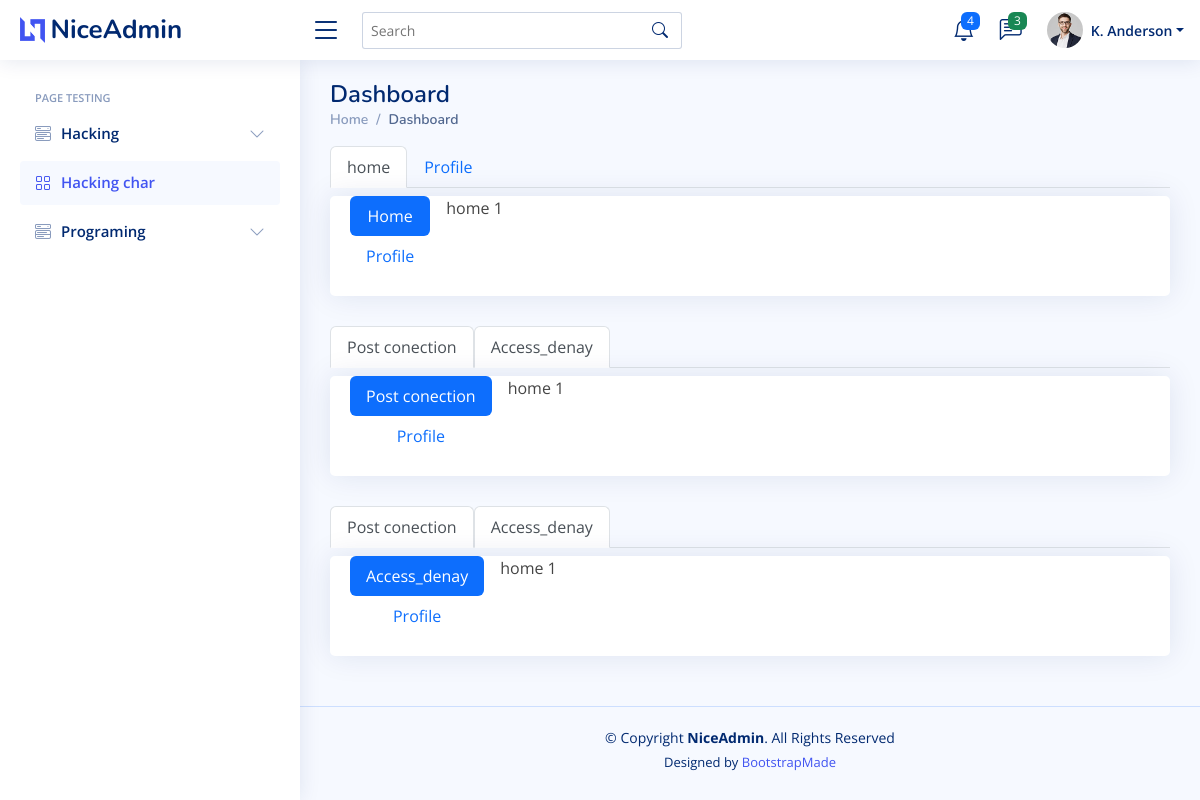
Screenshot of /codehelp/2/ with the database file from the repository.
### codehelp/models.py (models this page shows, shortened)
class Group(models.Model):
    name = models.CharField(max_length=32, unique=True)
    description = models.TextField(max_length=64)
    group_core = models.BooleanField(default=False)
    group_id = models.ForeignKey('self', on_delete=models.CASCADE, blank=True, null=True)

class Category(models.Model):
    name = models.CharField(max_length=32, unique=True)
    description = models.TextField(max_length=256)
    group_core = models.BooleanField(default=False)
    category_id = models.ForeignKey('self', on_delete=models.CASCADE, blank=True, null=True)
    group_id = models.ForeignKey(Group, on_delete=models.PROTECT, blank=True, null=True)

### codehelp/views.py (the view)
# urls.py: path("", codehelp, name="codehelp"),
def codehelp(request, *args, **kwargs):
    group_id = kwargs.get("group_id")
    if group_id == None:
        group_id = 1
    list_content = category_content(group_id)
    context = {
        "groups": group_content(),
        "list": list_content,
    }
    return render(request, "codehelp/codehelp.html", context)

### codehelp/views.py (called while the page is built)
def group_content(*args, **kwargs):
    data = {}
    parent_groups = Group.objects.filter(group_core=True)
    for parent_group in parent_groups:
        child_groups = Group.objects.filter(group_id=parent_group)
        if child_groups.count() == 0:
            child_groups = None
        data[parent_group] = child_groups
    return data

def category_content(group_id):
    data = {}
    parent_categorys = Category.objects.filter(group_id=group_id)
    for parent_category in parent_categorys:
        child_categyrys = Category.objects.filter(category_id=parent_category)
        if child_categyrys.count() == 0:
            child_categyrys = None
        data[parent_category] = child_categyrys
    return data

### codehelp/templates/codehelp/codehelp.html (shortened to what this page needs)
{% extends "base.html" %}
{% load staticfiles %}
{% block sidebar %}
  <aside id="sidebar" class="sidebar">
    <ul class="sidebar-nav" id="sidebar-nav">
      <li class="nav-heading">Page testing</li>
      {% for key, value in groups.items %}
        {% if value == None %}
          <li class="nav-item">
            <a class="nav-link " href="{% url 'codehelp' key.id %}">
              <i class="bi bi-grid"></i>
              <span>{{key.name}}</span>
            </a>
          </li>
        {% else %}
          <li class="nav-item">
            <a class="nav-link collapsed" data-bs-target="#components-nav" data-bs-toggle="collapse" href="#">
              <i class="bi bi-menu-button-wide"></i><span>{{key.name}}</span><i class="bi bi-chevron-down ms-auto"></i>
            </a>
          </li>
        {% endif %}
      {% endfor %}
    </ul>
  </aside>
{% endblock %}
{% block content %}
  <main id="main" class="main">
    <div class="pagetitle">
      <h1>Dashboard</h1>
      <nav>
        <ol class="breadcrumb">
          <li class="breadcrumb-item"><a href="index.html">Home</a></li>
          <li class="breadcrumb-item active">Dashboard</li>
        </ol>
      </nav>
    </div>
      <ul class="nav nav-tabs" id="myTab" role="tablist">
        <li class="nav-item" role="presentation">
          <button class="nav-link active" id="home-tab" data-bs-toggle="tab" data-bs-target="#home" type="button" role="tab" aria-controls="home" aria-selected="true">home</button>
        </li>
        <li class="nav-item" role="presentation">
          <button class="nav-link" id="profile-tab" data-bs-toggle="tab" data-bs-target="#profile" type="button" role="tab" aria-controls="profile" aria-selected="false">Profile</button>
        </li>
      </ul>
      <div class="tab-content pt-2" id="myTabContent">
        <div class="tab-pane fade show active" id="home" role="tabpanel" aria-labelledby="home-tab">
          <div class="card">
            <div class="card-body">
              <div class="d-flex align-items-start">
                <div class="nav flex-column nav-pills me-3" id="v-pills-tab" role="tablist" aria-orientation="vertical">
                  <button class="nav-link active" id="v-pills-home-tab" data-bs-toggle="pill" data-bs-target="#v-pills-home" type="button" role="tab" aria-controls="v-pills-home" aria-selected="true">Home</button>
                  <button class="nav-link" id="v-pills-profile-tab" data-bs-toggle="pill" data-bs-target="#v-pills-profile" type="button" role="tab" aria-controls="v-pills-profile" aria-selected="false">Profile</button>
                </div>
                <div class="tab-content" id="v-pills-tabContent">
                  <div class="tab-pane fade show active" id="v-pills-home" role="tabpanel" aria-labelledby="v-pills-home-tab">
                    home 1
                  </div>
                </div>
              </div>
            </div>
          </div>
        </div>
      </div>
    {% for key, value in list.items %}
      <ul class="nav nav-tabs" id="myTab" role="tablist">
        {% for key, value in list.items %}
        <li class="nav-item" role="presentation">
          <button class="nav-link active" id="{{key.name}}-tab" data-bs-toggle="tab" data-bs-target="#{{key.name}}" type="button" role="tab" aria-controls="{{key.name}}" aria-selected="true">{{key.name}}</button>
        </li>
        {% endfor %}
      </ul>
      <div class="tab-content pt-2" id="myTabContent">
        <div class="tab-pane fade show active" id="home" role="tabpanel" aria-labelledby="home-tab">
          <div class="card">
            <div class="card-body">
              <div class="d-flex align-items-start">
                <div class="nav flex-column nav-pills me-3" id="v-pills-tab" role="tablist" aria-orientation="vertical">
                  <button class="nav-link active" id="v-pills-home-tab" data-bs-toggle="pill" data-bs-target="#v-pills-home" type="button" role="tab" aria-controls="v-pills-home" aria-selected="true">{{key.name}}</button>
                  <button class="nav-link" id="v-pills-profile-tab" data-bs-toggle="pill" data-bs-target="#v-pills-profile" type="button" role="tab" aria-controls="v-pills-profile" aria-selected="false">Profile</button>
                </div>
                <div class="tab-content" id="v-pills-tabContent">
                  <div class="tab-pane fade show active" id="v-pills-home" role="tabpanel" aria-labelledby="v-pills-home-tab">
                    home 1
                  </div>
                </div>
              </div>
            </div>
          </div>
        </div>
      </div>
    {% endfor %}
  </main>
{% endblock %}

### codehelp/static/assets/css/style.css (style rules this page uses)
:root { scroll-behavior: smooth; }
body { font-family: "Open Sans", sans-serif; background: #f6f9ff; color: #444444; }
a { color: #4154f1; text-decoration: none; }
h1, h2, h3, h4, h5, h6 { font-family: "Nunito", sans-serif; }
#main { margin-top: 60px; padding: 20px 30px; transition: all 0.3s; }
.pagetitle { margin-bottom: 10px; }
.pagetitle h1 { font-size: 24px; margin-bottom: 0; font-weight: 600; color: #012970; }
.card { margin-bottom: 30px; border: none; border-radius: 5px; box-shadow: 0px 0 30px rgba(1, 41, 112, 0.1); }
.card-body { padding: 0 20px 20px 20px; }
.breadcrumb { font-size: 14px; font-family: "Nunito", sans-serif; color: #899bbd; font-weight: 600; }
.breadcrumb a { color: #899bbd; transition: 0.3s; }
.breadcrumb .breadcrumb-item::before { color: #899bbd; }
.breadcrumb .active { color: #51678f; font-weight: 600; }
.sidebar { position: fixed; top: 60px; left: 0; bottom: 0; width: 300px; z-index: 996; transition: all 0.3s; padding: 20px; overflow-y: auto; scrollbar-width: thin; scrollbar-color: #aab7cf transparent; box-shadow: 0px 0px 20px rgba(1, 41, 112, 0.1); background-color: #fff; }
@media (min-width: 1200px) { #main, #footer { margin-left: 300px; } }
.sidebar-nav { padding: 0; margin: 0; list-style: none; }
.sidebar-nav li { padding: 0; margin: 0; list-style: none; }
.sidebar-nav .nav-item { margin-bottom: 5px; }
.sidebar-nav .nav-heading { font-size: 11px; text-transform: uppercase; color: #899bbd; font-weight: 600; margin: 10px 0 5px 15px; }
.sidebar-nav .nav-link { display: flex; align-items: center; font-size: 15px; font-weight: 600; color: #4154f1; transition: 0.3; background: #f6f9ff; padding: 10px 15px; border-radius: 4px; }
.sidebar-nav .nav-link i { font-size: 16px; margin-right: 10px; color: #4154f1; }
.sidebar-nav .nav-link.collapsed { color: #012970; background: #fff; }
.sidebar-nav .nav-link.collapsed i { color: #899bbd; }
.sidebar-nav .nav-link .bi-chevron-down { margin-right: 0; transition: transform 0.2s ease-in-out; }

### rows the page displays
Group: name "Hacking"
Group: name "Hacking char"
Group: name "Programing"
Category: name "Post conection"
Category: name "Access_denay"
